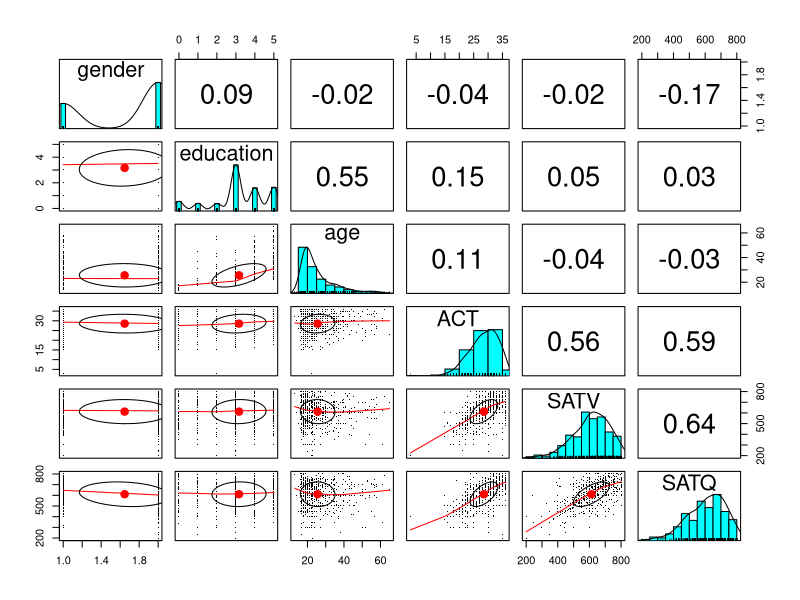
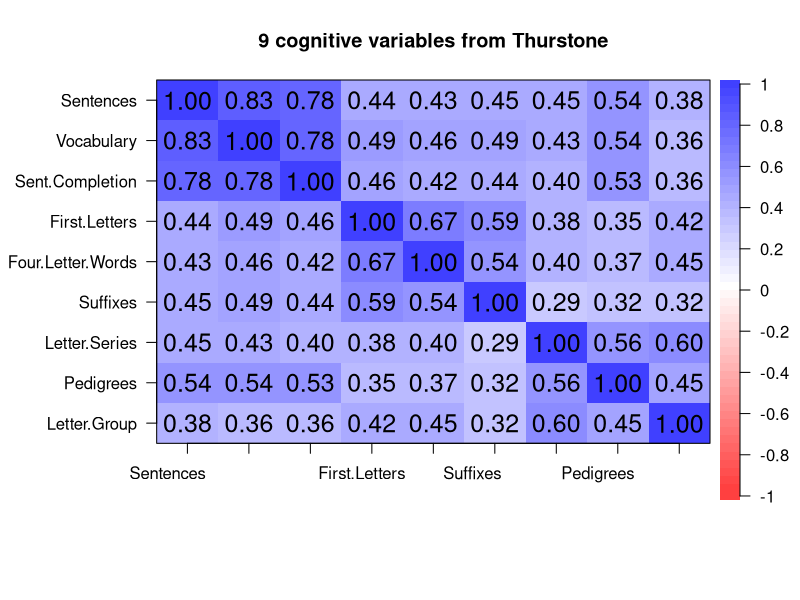
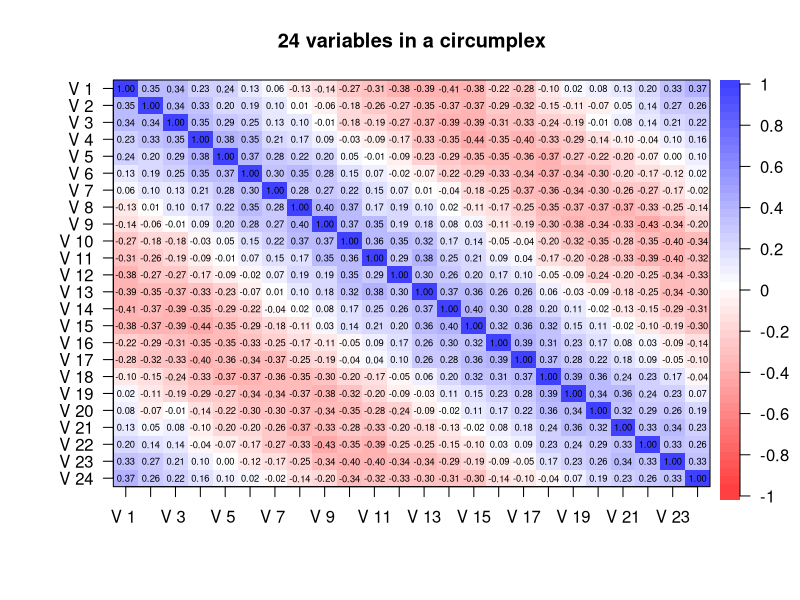

Recreate these plots in R, in order.
## ---- chunk 1
knitr::opts_chunk$set(echo = TRUE, comment = NA, error = TRUE)
## ---- chunk 2
library(psych)

data(sat.act)
describe(sat.act)
## ---- chunk 3
lowerCor(sat.act)
## ---- chunk 4
pairs.panels(sat.act, pch='.')
## ---- chunk 5
female <- subset(sat.act,sat.act$gender==2)
male <- subset(sat.act,sat.act$gender==1)
lower <- lowerCor(male[-1])
## ---- chunk 6
upper <- lowerCor(female[-1])
## ---- chunk 7
both <- lowerUpper(lower,upper)
round(both,2)
## ---- chunk 8
diffs <-  lowerUpper(lower,upper,diff=TRUE)
round(diffs,2)
## ---- chunk 9
cor.plot(Thurstone,numbers=TRUE,main="9 cognitive variables from Thurstone")
## ---- chunk 10
circ <- sim.circ(24)
r.circ <- cor(circ)
cor.plot(r.circ,main='24 variables in a circumplex')
